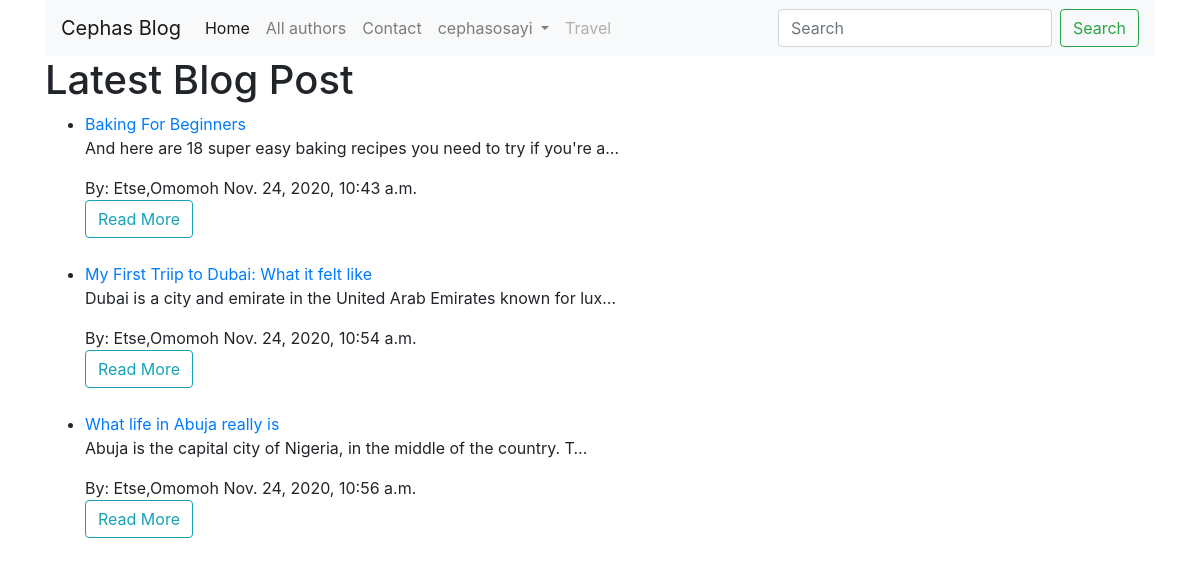
Page /blog/ (signed in) on the committed database.
### blog/models.py (models this page shows, shortened)
class Article(models.Model):
	title = models.CharField(max_length=200, null=False)
	description = models.TextField(max_length=1000, help_text='Enter your post content here')
	author = models.ForeignKey('Author', on_delete=models.SET_NULL, null = True)
	category = models.ManyToManyField(Category )
	photo = models.ImageField(upload_to='article_photo', null=True)
	post_date = models.DateTimeField(default=now, editable=False)
	def display_genre(self):
		return ', '.join(category.name for category in self.category.all()[:3])
	display_genre.short_description = 'Category'
	class Meta:
		ordering = ['post_date']
	def get_absolute_url(self):
		return reverse('blog-detail', args=[str(self.id)])

class Author(models.Model):
	first_name =  models.CharField(max_length=100)
	last_name = models.CharField(max_length=100)
	bio = models.TextField(max_length=1000)
	class Meta:
		ordering = ['last_name', 'first_name']
	def __str__(self):
		return f'{self.first_name},{ self.last_name}'

### blog/views.py (the view)
# urls.py: path('', BlogListView.as_view(), name='blog'),
class BlogListView(generic.ListView):
	model = Article
	paginate_by = 10
	def get_context_data(self, **kwaegs):
		context = super(BlogListView, self).get_context_data(**kwaegs)
		context['some_data'] = 'This is just some data'
		return context

### blog/templates/blog/article_list.html
{% extends "base_template.html" %}
{% block content %}
  <h1>Latest Blog Post</h1>
  {% if object_list %}
  <ul>
    {% for article in object_list %}
      <li>
        <a href="{{ article.get_absolute_url }}" >{{article.title }}</a> <p>
          {{article.description|truncatechars:70}}</p>
          By:  {{article.author}} {{article.post_date}}
          <br>
          <a class="btn btn-outline-info"  href="{{ article.get_absolute_url }}" > Read More </a>
      </li>
      <br>
    {% endfor %}
  </ul>
  {% else %}
    <p>There are no blog Post to display.</p>
  {% endif %}
{% endblock %}

### blog/templates/navbar.html (shortened to what this page needs)
<nav class="navbar navbar-expand-lg navbar-light bg-light">
  <a class="navbar-brand" href="{% url 'blog' %}">Cephas Blog</a>
  <div class="collapse navbar-collapse" id="navbarSupportedContent">
    <ul class="navbar-nav mr-auto">
      <li class="nav-item active">
        <a class="nav-link" href="#">Home <span class="sr-only">(current)</span></a>
      </li>
      <li class="nav-item">
        <a class="nav-link" href="{% url 'authors' %}">All authors</a>
      </li>
      <li class="nav-item">
        <a class="nav-link" href="#">Contact</a>
      </li>
      <li class="nav-item dropdown">
        {% if user.is_authenticated %}
        <a class="nav-link dropdown-toggle" href="#" id="navbarDropdown" role="button" data-toggle="dropdown" aria-haspopup="true" aria-expanded="false">
         {{ user.get_username }}
        </a>
          {% else %}
          <a class="dropdown-item" href="{% url 'login'%}?next={{request.path}}">Login</a>
          {% endif %}
      </li>
      <li class="nav-item">
        <a class="nav-link disabled" href="#" tabindex="-1" aria-disabled="true">Travel</a>
      </li>
    </ul>
    <form class="form-inline my-2 my-lg-0">
      <input class="form-control mr-sm-2" type="search" placeholder="Search" aria-label="Search">
      <button class="btn btn-outline-success my-2 my-sm-0" type="submit">Search</button>
    </form>
  </div>
</nav>

### rows in the picture
Article: title "Baking For Beginners", description "And here are 18 super easy baking recipes you need to try if you're a…", author "Etse,Omomoh", post_date "Nov. 24, 2020, 10:43 a.m."
Article: title "My First Triip to Dubai: What it felt like", description "Dubai is a city and emirate in the United Arab Emirates known for lux…", author "Etse,Omomoh", post_date "Nov. 24, 2020, 10:54 a.m."
Article: title "What life in Abuja really is", description "Abuja is the capital city of Nigeria, in the middle of the country. T…", author "Etse,Omomoh", post_date "Nov. 24, 2020, 10:56 a.m."

### other values in the picture
{{ user.get_username }} "cephasosayi"
